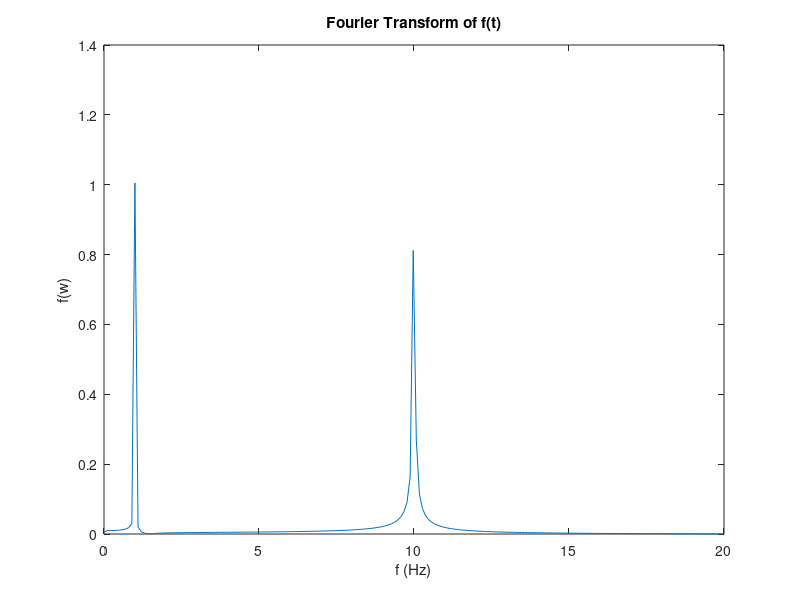

This chart was generated by the following MATLAB code:
clear
f = @(t) cos(2*pi*t)+0.9*cos(20*pi*t);

period = 0.025;
t = 0:period:10;
freq = 1/period;
sampleSize = size(t);
sampleSize = sampleSize(2);

samples = f(t);
fhat = fft(samples);

diracs = abs(fhat/sampleSize);
points = diracs(1:floor(sampleSize/2)+1);
points(2:end-1) = 2*points(2:end-1);

a = freq*(0:(sampleSize/2))/sampleSize;

plot(a,points) 
title('Fourier Transform of f(t)')
xlabel('f (Hz)')
ylabel('f(w)')